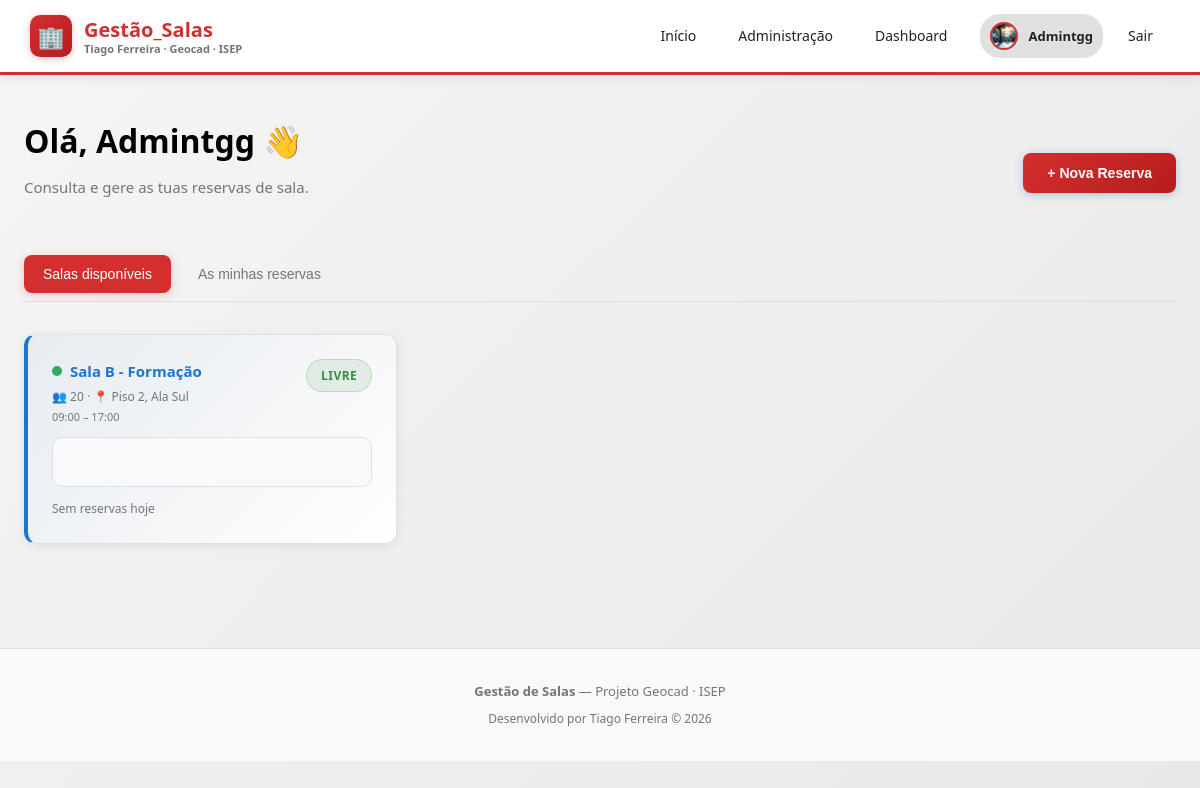
The page /dashboard (signed in) on the database as committed earlier.
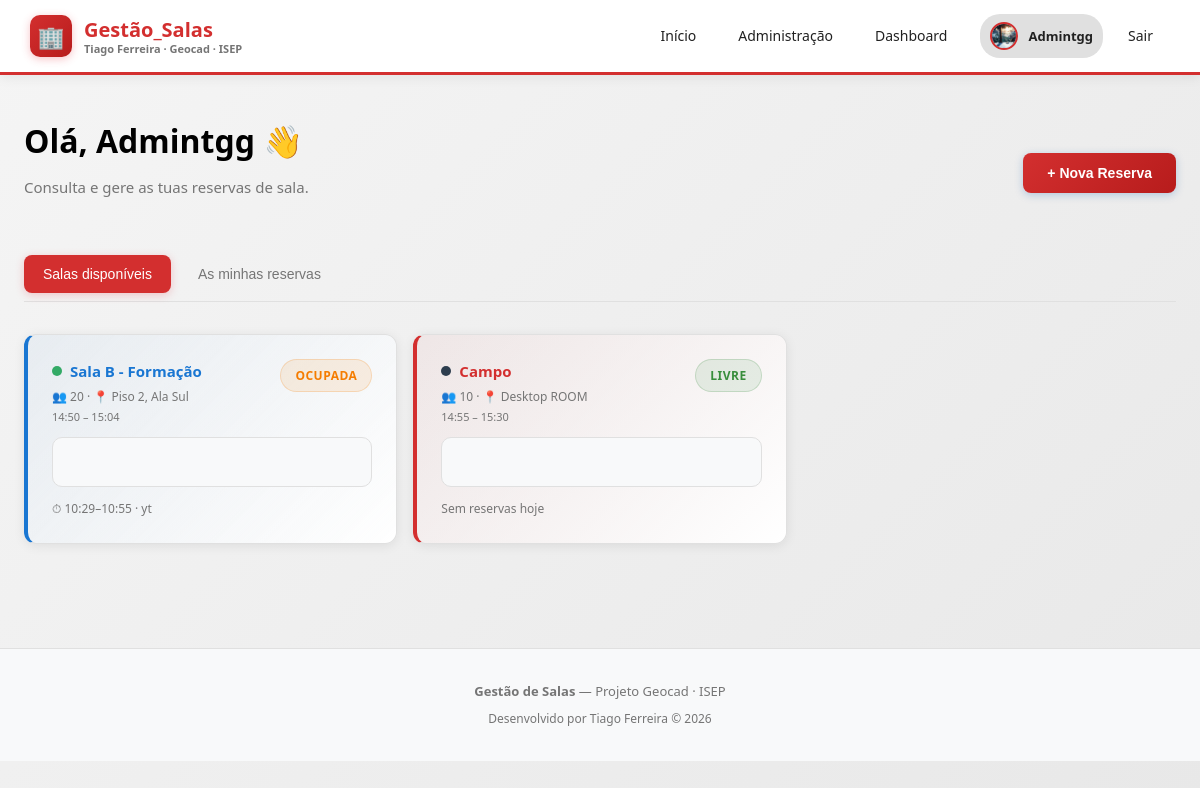
The same page on the database as committed later.
### app/models.py (models this page shows)
class Room(Base):
    __tablename__ = "rooms"
    id         = Column(Integer, primary_key=True, index=True)
    name       = Column(String, nullable=False)
    capacity   = Column(Integer, nullable=False)
    location   = Column(String, nullable=False)
    color      = Column(String, default="#e85d04")
    start_time = Column(String, nullable=False)        # ex: "08:00"
    end_time   = Column(String, nullable=False)        # ex: "18:00"
    work_days  = Column(String, default="1,2,3,4,5")  # dias da semana separados por vírgula
    reservations = relationship("Reservation", back_populates="room")
    equipment = relationship("Equipment", back_populates="room")

class Reservation(Base):
    __tablename__ = "reservations"
    id         = Column(Integer, primary_key=True, index=True)
    title      = Column(String, nullable=False)
    date       = Column(String, nullable=False)        # ex: "2026-02-23"
    start_time = Column(String, nullable=False)        # ex: "09:00"
    end_time   = Column(String, nullable=False)        # ex: "10:00"
    room_id = Column(Integer, ForeignKey("rooms.id"), nullable=False)
    user_id = Column(Integer, ForeignKey("users.id"), nullable=False)
    room = relationship("Room", back_populates="reservations")
    user = relationship("User", back_populates="reservations")

### app/routers/dashboard.py (the view)
@router.get("/dashboard")
async def dashboard(request: Request, db=Depends(get_db)):
    user = require_login(request, db)
    rooms = db.query(models.Room).all()
    today = str(date_type.today())
    all_res = db.query(models.Reservation).filter(models.Reservation.date == today).all()
    my_res = db.query(models.Reservation).filter(
        models.Reservation.user_id == user.id
    ).order_by(models.Reservation.date, models.Reservation.start_time).all()
    return request.app.state.templates.TemplateResponse(
        "dashboard.html",
        {
            "request": request,
            "user": user,
            "rooms": rooms,
            "today": today,
            "all_reservations": all_res,
            "my_reservations": my_res,
            "error": None,
        },
    )

### app/templates/dashboard.html (shortened to what this page needs)
{% extends "base.html" %}
{% block content %}
<div class="container" style="max-width: 1400px;">
  <div style="display: flex; justify-content: space-between; align-items: center; margin-bottom: 24px; flex-wrap: wrap; gap: 12px;">
    <div>
      <h1 class="page-title">Olá, {{ user.name.split(' ')[0] }} 👋</h1>
      <p class="page-sub">Consulta e gere as tuas reservas de sala.</p>
    </div>
    <button class="btn btn-primary" onclick="openModal('modal-create')">+ Nova Reserva</button>
  </div>
  <div class="admin-tabs">
    <button class="admin-tab active" onclick="showTab('tab-rooms', this)">Salas disponíveis</button>
    <button class="admin-tab" onclick="showTab('tab-mine', this)">As minhas reservas</button>
  </div>
  <div id="tab-rooms">
    <div style="display: grid; grid-template-columns: repeat(auto-fill, minmax(280px, 1fr)); gap: 16px;">
      {% for room in rooms %}
        {% set room_res = (all_reservations or []) | selectattr("room_id", "equalto", room.id) | list %}
        {% set room_color_class = 'room-blue' if loop.index % 4 == 1 else ('room-red' if loop.index % 4 == 2 else ('room-green' if loop.index % 4 == 3 else 'room-orange')) %}
        <div class="card {{ room_color_class }}">
          <div style="display: flex; justify-content: space-between; align-items: flex-start; margin-bottom: 12px;">
            <div>
              <div style="display: flex; align-items: center; gap: 8px; margin-bottom: 4px;">
                <div style="width: 10px; height: 10px; border-radius: 50%; background-color: {{ room.color or '#ccc' }};"></div>
                <span class="room-title" style="font-weight: 700; font-size: 15px;">{{ room.name }}</span>
              </div>
              <div style="color: var(--text-muted); font-size: 12px;">👥 {{ room.capacity }} · 📍 {{ room.location }}</div>
              <div style="color: var(--text-muted); font-size: 11px; margin-top: 2px;">{{ room.start_time }} – {{ room.end_time }}</div>
            </div>
            {% if room_res | length == 0 %}
              <span class="tag tag-green">Livre</span>
            {% else %}
              <span class="tag tag-orange">Ocupada</span>
            {% endif %}
          </div>
          <div class="occ-bar">
            {% set start_min = room.start_time.split(':')[0] | int * 60 + room.start_time.split(':')[1] | int %}
            {% set end_min = room.end_time.split(':')[0] | int * 60 + room.end_time.split(':')[1] | int %}
            {% set total = end_min - start_min %}
          </div>
          <div style="margin-top: 10px; font-size: 12px; color: var(--text-muted);">
            {% for r in room_res | sort(attribute='start_time') %}
              <div style="margin-top: 4px;">⏱ {{ r.start_time }}–{{ r.end_time }} · {{ r.title }}</div>
            {% endfor %}
            {% if not room_res %} Sem reservas hoje {% endif %}
          </div>
        </div>
      {% endfor %}
    </div>
  </div>
</div>
{% endblock %}

Rows that differ between the two databases and show on the page:
changed Room "Sala B - Formação": start_time "09:00" → "14:50"; end_time "17:00" → "15:04"; text "LIVRE Sem reservas hoje" → "OCUPADA"
added Reservation: start_time "10:29", end_time "10:55", title "yt", shown under Room "Sala B - Formação"
added Room: name "Campo", capacity "10", location "Desktop ROOM", start_time "14:55", end_time "15:30", shows "LIVRE", shows "Sem reservas hoje"
